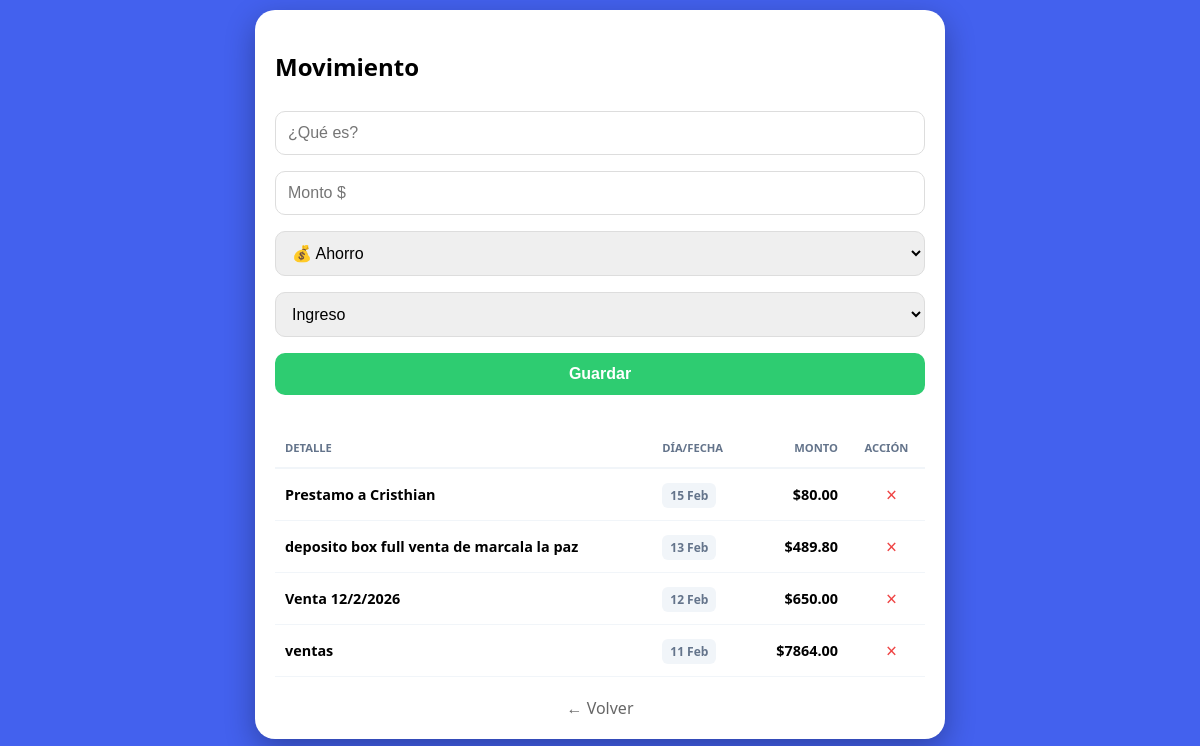
Screenshot of /seccion/movimiento?cat=Ahorro&t=Ingreso (signed in) with the database file from the repository.
### app.py (models this page shows)
class Movimiento(db.Model):
    id = db.Column(db.Integer, primary_key=True)
    descripcion = db.Column(db.String(200)); monto = db.Column(db.Float)
    tipo = db.Column(db.String(10)); categoria = db.Column(db.String(50))
    fecha = db.Column(db.DateTime, default=datetime.now)
    usuario_id = db.Column(db.Integer, db.ForeignKey('usuario.id'))

### app.py (the view, shortened to what this page needs)
@app.route("/seccion/<tipo>", methods=["GET", "POST"])
def seccion(tipo):
    if 'u_id' not in session: return redirect(url_for('login'))
    uid = session['u_id']
    cat_def = request.args.get('cat', '')
    tipo_def = request.args.get('t', 'Gasto')
    datos = Movimiento.query.filter_by(usuario_id=uid).order_by(Movimiento.fecha.desc()).all() if tipo == "movimiento" else \
            Pendiente.query.filter_by(usuario_id=uid).all() if tipo == "pendiente" else \
            GastoFijo.query.filter_by(usuario_id=uid).all()
    return render_template("seccion.html", tipo=tipo, datos=datos, cat_def=cat_def, tipo_def=tipo_def)

### templates/seccion.html (shortened to what this page needs)
<!DOCTYPE html>
<html lang="es">
<head>
</head>
<body>
    <div class="box">
        <h2>{{ tipo|capitalize }}</h2>
        <form method="POST">
            <input type="text" name="descripcion" placeholder="¿Qué es?" required>
            <input type="number" step="0.01" name="monto" placeholder="Monto $" required>
            {% if tipo == 'movimiento' %}
                <select name="categoria">
                    <option value="Ahorro" {% if cat_def == 'Ahorro' %}selected{% endif %}>💰 Ahorro</option>
                </select>
                <select name="tipo">
                    <option value="Ingreso" {% if tipo_def == 'Ingreso' %}selected{% endif %}>Ingreso</option>
                </select>
            {% elif tipo == 'fijo' %}
                <input type="number" name="dia" placeholder="Día del mes (1-31)" min="1" max="31" required>
            {% endif %}
            <button type="submit">Guardar</button>
        </form>
        <div class="table-container">
            <table>
                <thead>
                    <tr>
                        <th>Detalle</th>
                        {% if tipo != 'pendiente' %}<th>Día/Fecha</th>{% endif %}
                        <th style="text-align:right;">Monto</th>
                        <th style="text-align:center;">Acción</th>
                    </tr>
                </thead>
                <tbody>
                    {% for d in datos %}
                    <tr>
                        <td><b>{{ d.descripcion }}</b></td>
                        {% if tipo == 'fijo' %}
                            <td><span class="tag dia-tag">Día {{ d.dia_cobro }}</span></td>
                        {% elif tipo == 'movimiento' %}
                            <td><span class="tag fecha-tag">{{ d.fecha.strftime('%d %b') }}</span></td>
                        {% endif %}
                        <td style="text-align:right; font-weight:bold;">${{ "%.2f"|format(d.monto) }}</td>
                        <td style="text-align:center;">
                            {% if tipo == 'movimiento' %}
                                <a href="/borrar/movimiento/{{ d.id }}" class="btn-del">×</a>
                            {% endif %}
                        </td>
                    </tr>
                    {% endfor %}
                </tbody>
            </table>
        </div>
        <a href="/dashboard" style="display:block; text-align:center; color:#666; margin-top:20px; text-decoration:none;">← Volver</a>
    </div>
</body>
</html>

### templates/seccion.html (style rules this page uses)
body { font-family: 'Segoe UI', sans-serif; background: #4361ee; padding: 10px; display: flex; justify-content: center; margin: 0; }
.box { background: white; padding: 20px; border-radius: 20px; width: 100%; max-width: 650px; box-shadow: 0 10px 30px rgba(0,0,0,0.3); }
input, select, button { width: 100%; padding: 12px; margin: 8px 0; border-radius: 10px; border: 1px solid #ddd; box-sizing: border-box; font-size: 16px; }
button { background: #2ecc71; color: white; border: none; font-weight: bold; cursor: pointer; }
.table-container { overflow-x: auto; }
table { width: 100%; border-collapse: collapse; margin-top: 25px; min-width: 400px; }
table th { text-align: left; padding: 12px 10px; color: #64748b; font-size: 0.7rem; text-transform: uppercase; border-bottom: 2px solid #f1f5f9; }
table td { padding: 12px 10px; border-bottom: 1px solid #f1f5f9; vertical-align: middle; font-size: 0.9rem; }
.tag { padding: 4px 8px; border-radius: 6px; font-weight: bold; font-size: 0.75rem; white-space: nowrap; }
.fecha-tag { background: #f1f5f9; color: #64748b; }
.btn-del { color: #ef4444; text-decoration: none; font-size: 1.2rem; margin-left: 10px; }

### rows the page displays
Movimiento: descripcion "Prestamo a Cristhian", fecha "15 Feb", monto "80.00"
Movimiento: descripcion "deposito box full venta de marcala la paz", fecha "13 Feb", monto "489.80"
Movimiento: descripcion "Venta 12/2/2026", fecha "12 Feb", monto "650.00"
Movimiento: descripcion "ventas", fecha "11 Feb", monto "7864.00"

### other values shown
{{ tipo|capitalize }} "Movimiento"
